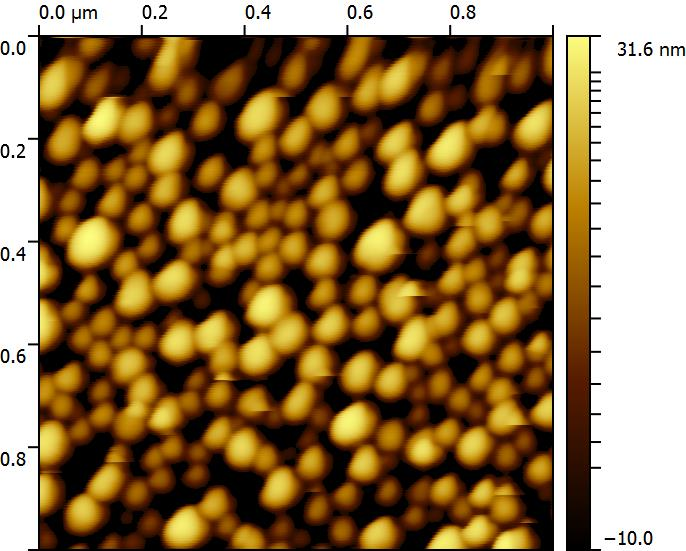
#> input picture image/20190930AFM/Ag 10nm 1000nm(Adaptive nonlinear color mapping limit range-10).jpg, 686 x 551 px, found by its file name
$ jupyter execute 'Filter method and BlobDetector method.ipynb'   (shell and % lines are left out)
#> lines starting #> are read from the running program, lines starting #| are printed output that depends on the picture; after the words box and inside, x2 and y2 are one past the last pixel; in counts of white or black regions, pixels touching at a corner belong together
# Filter method

[cell 1]
import random
import cv2
import numpy as np
import matplotlib.pyplot as plt
from os import path

[cell 2]
def read_image(image_path):
    intensity_image = cv2.imread(image_path) # cv2.IMREAD_GRAYSCALE
#> intensity_image is the input picture: shape (551, 686, 3); mean B, G, R 74, 117.4, 146.3
    return intensity_image.astype(np.float32) / 255

[cell 3]
image_path = './image'
image1_filename = 'Ag 10nm 1000nm(Adaptive nonlinear color mapping limit range-10).jpg'
image2_filename = 'Ag 10nm 1000nm(Adaptive nonlinear color mapping limit range-20).jpg'
image3_filename = 'Ag 10nm 1000nm(Invert value Adaptive nonlinear color mapping limit range-10).jpg'

image1_file = path.join(image_path,image1_filename)
image2_file = path.join(image_path,image2_filename)
image3_file = path.join(image_path,image3_filename)

image1 = read_image(image1_file)
image2 = read_image(image2_file)
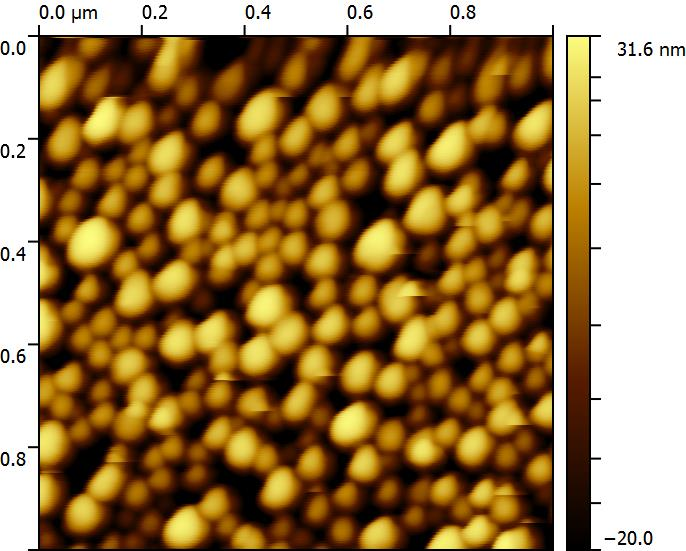
#> input picture image/20190930AFM/Ag 10nm 1000nm(Adaptive nonlinear color mapping limit range-20).jpg, 686 x 551 px, found by its file name
#> in read_image, intensity_image is the input picture: shape (551, 686, 3); mean B, G, R 75.8, 124.3, 155.7
image3 = read_image(image3_file)
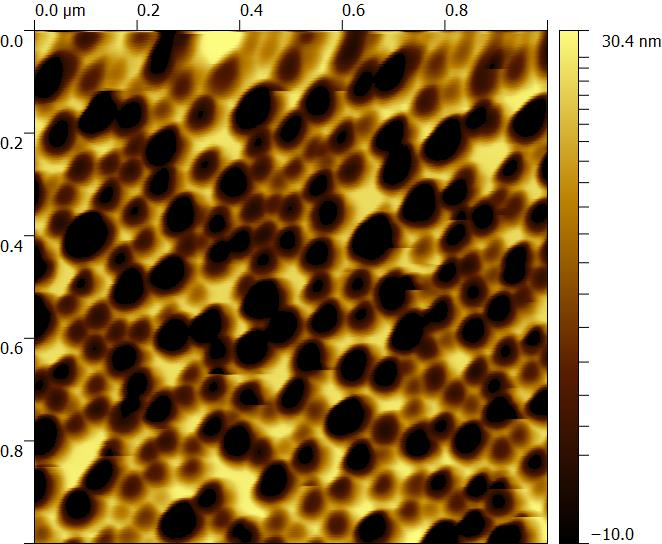
#> input picture image/20190930AFM/Ag 10nm 1000nm(Invert value Adaptive nonlinear color mapping limit range-10).jpg, 662 x 544 px, found by its file name
#> in read_image, intensity_image is the input picture: shape (544, 662, 3); mean B, G, R 69.8, 114.7, 144.4

[cell 4]
image1 = cv2.cvtColor(image1,cv2.COLOR_BGR2RGB)
plt.imshow(image1) # cmap = 'gray'
plt.show()

[cell 5]
# [15 lines left out: function gaussian_kernel, not called in this run]

[cell 6]
# [15 lines left out: function filter_image, not called in this run]

[cell 7]
# [21 lines left out: function filteredImage, not called in this run]

# BlobDetector method

[cell 8]
# [27 lines left out: function blob_search_init, not called in this run]

[cell 9]
# [14 lines left out: function blob_search, not called in this run]

[cell 10]
hsv_image1 = cv2.cvtColor(image1, cv2.COLOR_BGR2HSV)
#> hsv_image1: shape (551, 686, 3) float32; mean H, S, V 156.1, 0.7, 0.6
# lower =(16,128,125)
# upper = (30,255,255)
lower = (0,0,0)
upper = (35,255,255)
mask_image1 = cv2.inRange(hsv_image1, lower, upper)
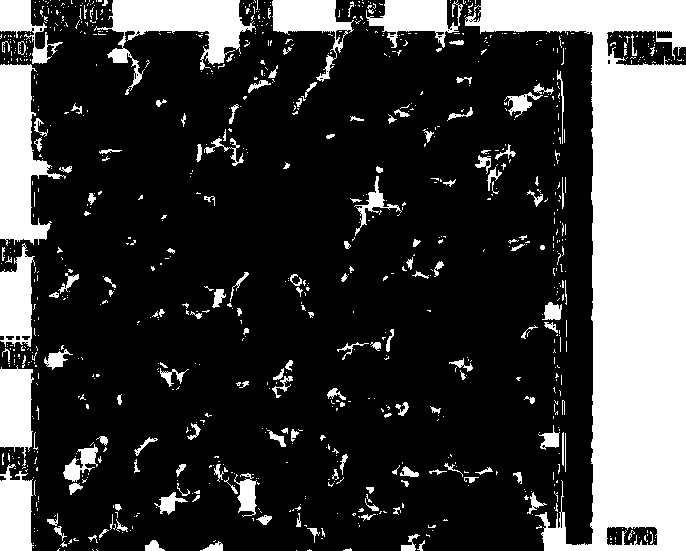
#> mask_image1: shape (551, 686); 24.5% white; 919 white regions (755 under 20 px), largest, box (x1, y1, x2, y2) and area: (465, 0, 686, 551) 53187, (0, 64, 66, 246) 6106, (94, 0, 256, 95) 5495
print(hsv_image1)
#> (printed output is left out)

[cell 11]
image1 = cv2.cvtColor(image1, cv2.COLOR_HSV2RGB)
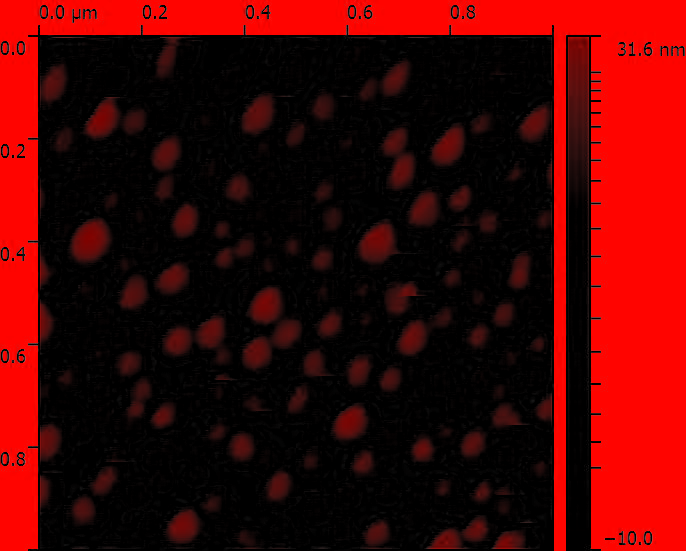
#> image1: shape (551, 686, 3) float32; mean R, G, B 0.291, 0.0175, 0.0129
plt.imshow(mask_image1)
plt.show()
